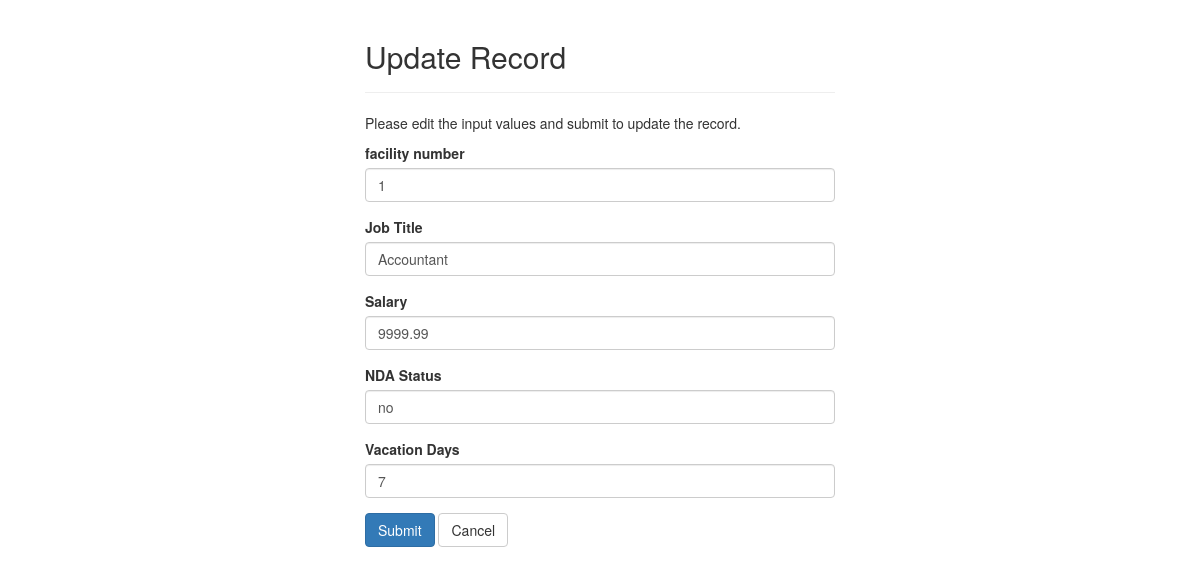
Before: /FrontEndFiles/UpdateClerical.php?eid=5 with the older database file.
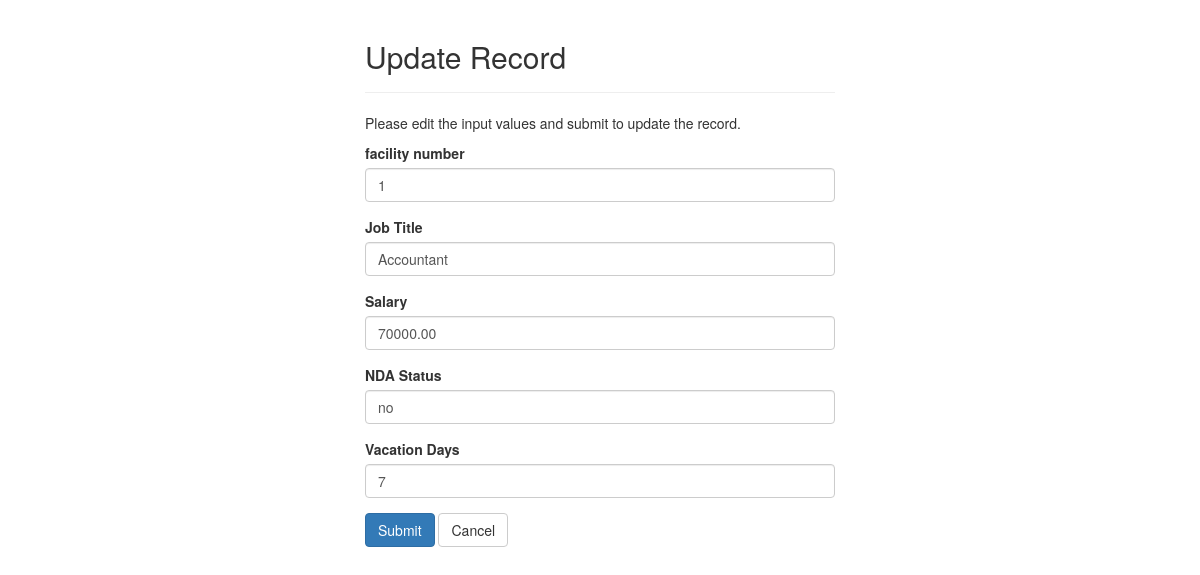
After: the same page with the newer database file.
### tables this page shows
CREATE TABLE Clerical(
	eid INT (9)NOT NULL primary key AUTO_INCREMENT ,
	facilityNum INT(4)NOT NULL,
	jobTitle varchar(30),
	salary DECIMAL(8,2),
	NDAStatus ENUM('yes', 'no'),
	vacationDays DECIMAL(2,0)
	);

### FrontEndFiles/UpdateClerical.php (the view, shortened to what the changed rows need)
<?php
require_once 'config.php';
$facilityNum = $jobTitle = $salary = $NDAStatus = $vacationDays = "";
$facility_err = $title_err= $salary_err = $NDA_err = $vacation_err = "";
if(isset($_POST["eid"]) && !empty($_POST["eid"])){
    $eid = $_POST["eid"];
    $input_facility = trim($_POST["facilityNum"]);
    if(empty($input_facility)){
        $facility_err = 'Please enter a facility number.';
    } else{
        $facilityNum = $input_facility;
    }
    $input_job = trim($_POST["jobTitle"]);
    if(empty($input_job)){
        $title_err = "Please enter a job title.";
    } elseif(!filter_var(trim($_POST["jobTitle"]), FILTER_VALIDATE_REGEXP, array("options"=>array("regexp"=>"/^[a-zA-Z'-.\s ]+$/")))){
        $title_err = 'Please enter a valid title.';
    } else{
        $jobTitle = $input_job;
    }
    $input_salary = trim($_POST["salary"]);
    if(empty($input_salary)){
        $salary_err = "Please enter a valid salary.";
    }  else{
        $salary = $input_salary;
    }
    $input_NDA = trim($_POST["NDA"]);
    if(empty($input_NDA)){
        $NDA_err = "Please enter a valid NDA Status.";
    }  else{
        $NDAStatus = $input_NDA;
    }
    $input_vacation = trim($_POST["vacationDays"]);
    if(empty($input_vacation)){
        $vacation_err = "Please enter vacation days.";
    } else {
        $vacationDays = $input_vacation;
    }
    if(empty($facility_err) && empty($title_err) &&empty($salary_err) && empty($NDA_err) && empty($vacation_err)){
        $sql = "UPDATE Clerical SET facilityNum=?, jobTitle=?, salary=?, NDAStatus=?, vacationDays=? WHERE eid=?";
        if($stmt = mysqli_prepare($link, $sql)){
            mysqli_stmt_bind_param($stmt, "sssssi", $param_facility, $param_title, $param_salary, $param_NDA, $param_vacation, $param_eid);
            $param_eid = $eid;
            $param_facility = $facilityNum;
            $param_title = $jobTitle;
            $param_salary = $salary;
            $param_NDA = $NDAStatus;
            $param_vacation = $vacationDays;
            if(mysqli_stmt_execute($stmt)){
                header("location: ClericalIndex.php");
                exit();
            } else{
                echo "Something went wrong. Please try again later.";
            }
        }
        mysqli_stmt_close($stmt);
    }
    mysqli_close($link);
} else{
    if(isset($_GET["eid"]) && !empty(trim($_GET["eid"]))){
        $sql = "SELECT * FROM Clerical WHERE eid = ?";
        if($stmt = mysqli_prepare($link, $sql)){
            mysqli_stmt_bind_param($stmt, "i", $param_eid);
            if(mysqli_stmt_execute($stmt)){
                $result = mysqli_stmt_get_result($stmt);
                if(mysqli_num_rows($result) == 1){
                    $row = mysqli_fetch_array($result, MYSQLI_ASSOC);
                    $facilityNum = $row["facilityNum"];
                    $jobTitle = $row["jobTitle"];
                    $salary = $row["salary"];
                    $NDAStatus = $row["NDAStatus"];
                    $vacationDays = $row["vacationDays"];
                } else{
                    header("location: error.php");
                    exit();
                }
            } else{
                echo "Oops! Something went wrong. Please try again later.";
            }
        }
    }  else{
        header("location: error.php");
        exit();
    }
}
?>
<!DOCTYPE html>
<html lang="en">
<head>
    <link rel="stylesheet" href="https://maxcdn.bootstrapcdn.com/bootstrap/3.3.7/css/bootstrap.css">
</head>
<body>
    <div class="wrapper">
        <div class="container-fluid">
            <div class="row">
                <div class="col-md-12">
                    <div class="page-header">
                        <h2>Update Record</h2>
                    </div>
                    <form action="<?php echo htmlspecialchars(basename($_SERVER['REQUEST_URI'])); ?>" method="post">
                        <div class="form-group <?php echo (!empty($facility_err)) ? 'has-error' : ''; ?>">
                            <label>facility number</label>
                            <input type="number" name="facilityNum" class="form-control" value="<?php echo $facilityNum; ?>">
                        </div>
                        <div class="form-group <?php echo (!empty($title_err)) ? 'has-error' : ''; ?>">
                            <label>Job Title</label>
                            <input type="text" name="jobTitle" class="form-control" value="<?php echo $jobTitle; ?>">
                        </div>
                        <div class="form-group <?php echo (!empty($salary_err)) ? 'has-error' : ''; ?>">
                            <label>Salary</label>
                            <input type="text" name="salary" class="form-control" value="<?php echo $salary; ?>">
                        </div>
                        <div class="form-group <?php echo (!empty($NDA_err)) ? 'has-error' : ''; ?>">
                            <label>NDA Status</label>
                            <input type="text" name="NDA" class="form-control" value="<?php echo $NDAStatus; ?>">
                        </div>
                        <div class="form-group <?php echo (!empty($vacation_err)) ? 'has-error' : ''; ?>">
                            <label>Vacation Days</label>
                            <input type="number" name="vacationDays" class="form-control" value="<?php echo $vacationDays; ?>">
                        </div>
                    </form>
                </div>
            </div>
        </div>
    </div>
</body>
</html>

Changed rows visible on the page:
changed clerical "Accountant": salary "9999.99" → "70000.00"
